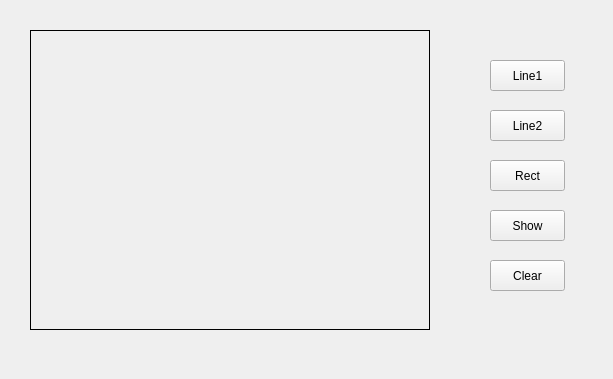
<?xml version="1.0" encoding="UTF-8"?>
<ui version="4.0">
 <class>Widget</class>
 <widget class="QWidget" name="Widget">
  <property name="geometry">
   <rect>
    <x>0</x>
    <y>0</y>
    <width>613</width>
    <height>379</height>
   </rect>
  </property>
  <property name="windowTitle">
   <string>Widget</string>
  </property>
  <widget class="QLabel" name="lb_image">
   <property name="geometry">
    <rect>
     <x>30</x>
     <y>30</y>
     <width>400</width>
     <height>300</height>
    </rect>
   </property>
   <property name="frameShape">
    <enum>QFrame::Box</enum>
   </property>
   <property name="text">
    <string/>
   </property>
   <property name="alignment">
    <set>Qt::AlignCenter</set>
   </property>
  </widget>
  <widget class="QPushButton" name="pb_line_1">
   <property name="geometry">
    <rect>
     <x>490</x>
     <y>60</y>
     <width>75</width>
     <height>31</height>
    </rect>
   </property>
   <property name="text">
    <string>Line1</string>
   </property>
  </widget>
  <widget class="QPushButton" name="pb_line_2">
   <property name="geometry">
    <rect>
     <x>490</x>
     <y>110</y>
     <width>75</width>
     <height>31</height>
    </rect>
   </property>
   <property name="text">
    <string>Line2</string>
   </property>
  </widget>
  <widget class="QPushButton" name="pb_rect">
   <property name="geometry">
    <rect>
     <x>490</x>
     <y>160</y>
     <width>75</width>
     <height>31</height>
    </rect>
   </property>
   <property name="text">
    <string>Rect</string>
   </property>
  </widget>
  <widget class="QPushButton" name="pb_show">
   <property name="geometry">
    <rect>
     <x>490</x>
     <y>210</y>
     <width>75</width>
     <height>31</height>
    </rect>
   </property>
   <property name="text">
    <string>Show</string>
   </property>
  </widget>
  <widget class="QPushButton" name="pb_clear">
   <property name="geometry">
    <rect>
     <x>490</x>
     <y>260</y>
     <width>75</width>
     <height>31</height>
    </rect>
   </property>
   <property name="text">
    <string>Clear</string>
   </property>
  </widget>
 </widget>
 <resources/>
 <connections/>
</ui>
